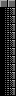

This game map was drawn from its Tiled (.tmx) file and the tilesets committed beside it. A one-line description and the full map source follow:
An orthogonal 1x6 tile map with 16x16 px tiles, 1 tile layer (Tile Layer 1).

<map version="1.10" tiledversion="1.11.2" orientation="orthogonal" renderorder="right-down" width="1" height="6" tilewidth="16" tileheight="16" infinite="0" nextlayerid="2" nextobjectid="1">
 <tileset firstgid="1" source="buildings.tsx" />
 <layer id="1" name="Tile Layer 1" width="1" height="6">
  <data encoding="csv">
    88,32,32,32,32,32
  </data>
 </layer>
</map>
